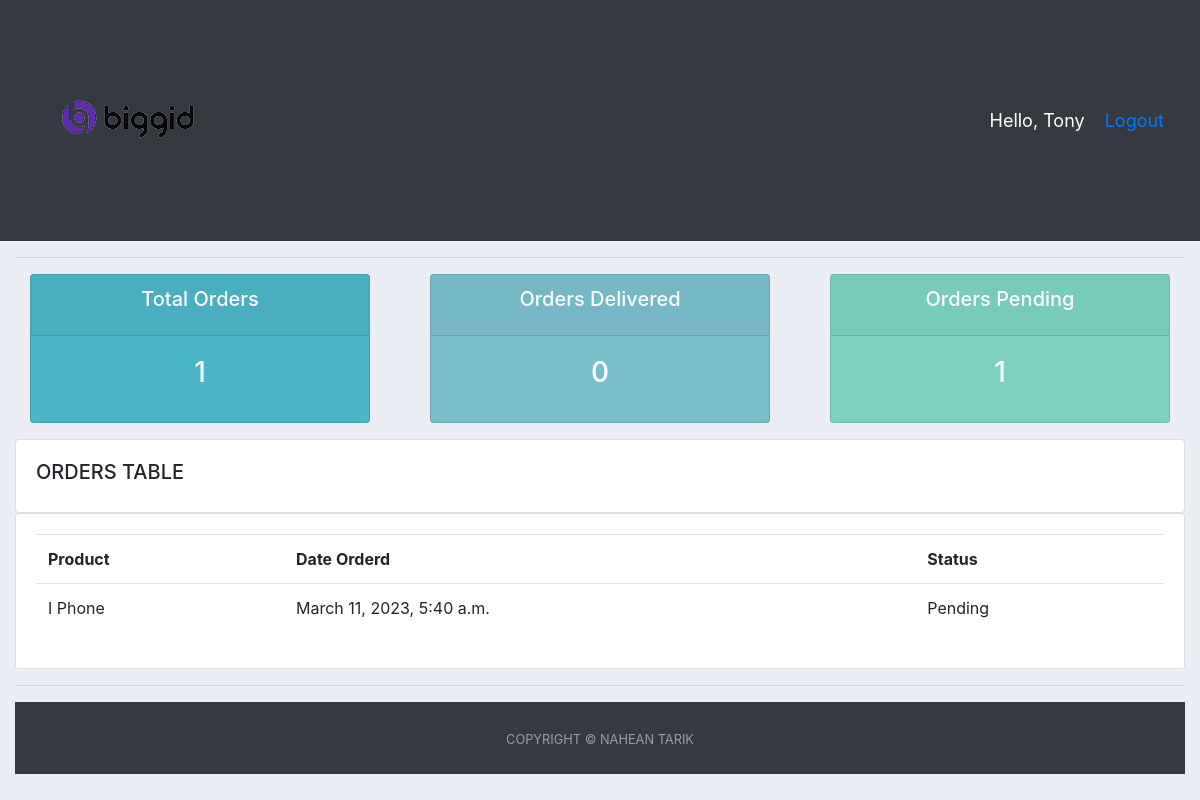
Before: /userPage/ (signed in) with the older database file.
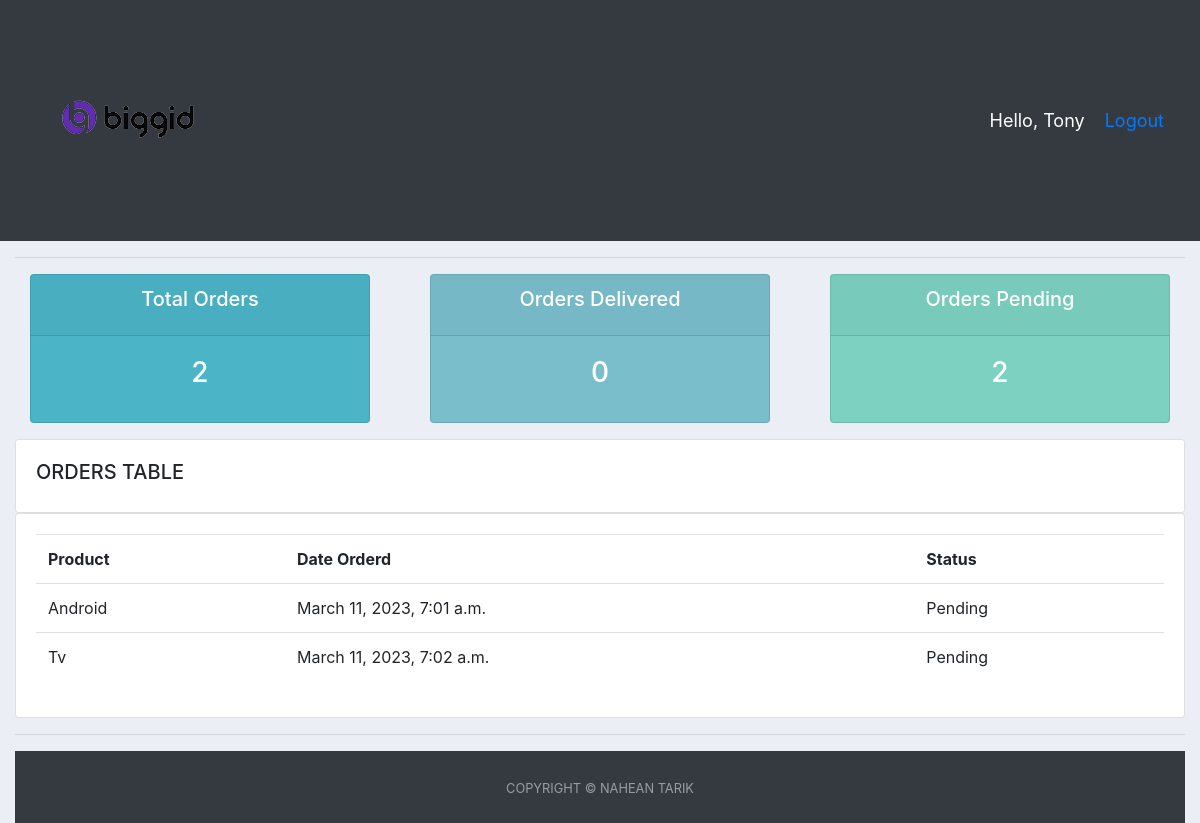
After: the same page with the newer database file.
### accounts/models.py (models this page shows, shortened)
class Order(models.Model):
    STATUS = (
        ('Pending', 'Pending'),
        ('On Process', 'On Process'),
        ('Delivered', 'Delivered'),
    )
    customer = models.ForeignKey(
        Customer, null=True, on_delete=models.SET_NULL)
    product = models.ForeignKey(Product, null=True, on_delete=models.SET_NULL)
    date_created = models.DateTimeField(auto_now_add=True, null=True)
    status = models.CharField(max_length=200, null=True, choices=STATUS)

class Product(models.Model):
    CATEGORY = (
        ('Food', 'Food'),
        ('Outdoor Item', 'Outdoor Item'),
        ('Gadget', 'Gadget'),
    )
    name = models.CharField(max_length=200, null=True)
    price = models.FloatField(null=True)
    category = models.CharField(max_length=200, null=True, choices=CATEGORY)
    Description = models.CharField(max_length=200, null=True, blank=True)
    date_created = models.DateTimeField(auto_now_add=True, null=True)
    tags = models.ManyToManyField(Tag)
    def __str__(self):
        return self.name

### accounts/decorators.py (the view)
        def wrapper_func(request, *args, **kwargs):
            group = None
            if request.user.groups.exists():
                group = request.user.groups.all()[0].name
            if group in allowed_roles:
                return view_func(request, *args, **kwargs)
            else:
                return HttpResponse('You are not authorized to view this page')

### accounts/views.py (called while the page is built)
@login_required(login_url='login')
@allowed_users(allowed_roles=['customer'])
def user(request):
    orders = request.user.customer.order_set.all()
    total_orders = orders.count()
    delivered = orders.filter(status='Delivered').count()
    pending = orders.filter(status='Pending').count()
    context = {'orders': orders, 'total_orders': total_orders,
               'delivered': delivered, 'pending': pending}
    return render(request, 'accounts/user.html', context)

### accounts/templates/accounts/user.html
{% extends 'accounts/main.html' %} {% block content %}
<div class="row">
  <div class="col">
    <div class="col-md">
      <div class="card text-center text-white mb-3" id="total-orders">
        <div class="card-header">
          <h5 class="card-title">Total Orders</h5>
        </div>
        <div class="card-body">
          <h3 class="card-title">{{total_orders}}</h3>
        </div>
      </div>
    </div>
  </div>
  <div class="col">
    <div class="col-md">
      <div class="card text-center text-white mb-3" id="orders-delivered">
        <div class="card-header">
          <h5 class="card-title">Orders Delivered</h5>
        </div>
        <div class="card-body">
          <h3 class="card-title">{{delivered}}</h3>
        </div>
      </div>
    </div>
  </div>
  <div class="col">
    <div class="col-md">
      <div class="card text-center text-white mb-3" id="orders-pending">
        <div class="card-header">
          <h5 class="card-title">Orders Pending</h5>
        </div>
        <div class="card-body">
          <h3 class="card-title">{{pending}}</h3>
        </div>
      </div>
    </div>
  </div>
</div>
<class class="row">
  <div class="col-md">
    <div class="card card-body">
      <h5>ORDERS TABLE</h5>
    </div>
    <div class="card card-body">
      <table class="table">
        <tr>
          <th>Product</th>
          <th>Date Orderd</th>
          <th>Status</th>
        </tr>
        {% for i in orders %}
        <tr>
          <td>{{i.product}}</td>
          <td>{{i.date_created}}</td>
          <td>{{i.status}}</td>
        </tr>
        {% endfor %}
      </table>
    </div>
  </div>
</class>
{% endblock %}

Changed rows visible on the page:
removed Order: product "I Phone", date_created "March 11, 2023, 5:40 a.m.", status "Pending"
added Order: product "Android", date_created "March 11, 2023, 7:01 a.m.", status "Pending"
added Order: product "Tv", date_created "March 11, 2023, 7:02 a.m.", status "Pending"
Other visible differences:
{{ total_orders }}: "1" → "2"
{{ pending }}: "1" → "2"
